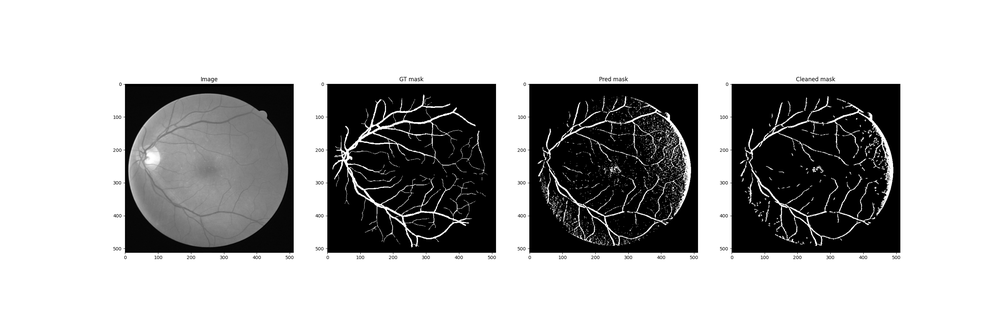
#> input picture Lab3/media/baseline.png, 1000 x 333 px, shrunk from 3000 x 1000 before the run
$ python -i Retina-segmentation-v2.py   (imports and definitions only)
#> lines starting #> are read from the running program, lines starting #| are printed output that depends on the picture; after the words box and inside, x2 and y2 are one past the last pixel; in counts of white or black regions, pixels touching at a corner belong together
# -*- coding: utf-8 -*-
"""
Created on Thu Sep 19 17:14:23 2024

@author: fdiaz
"""
import numpy as np
from pathlib import Path
import matplotlib.pyplot as plt
from skimage.io import imread
from skimage.color import rgb2gray
from skimage.util import img_as_float
from skimage.filters import threshold_otsu, gaussian, threshold_local, median
from skimage.feature import hessian_matrix, hessian_matrix_eigvals
from skimage.restoration import denoise_bilateral
from skimage.exposure import equalize_adapthist
from sklearn.metrics import jaccard_score
from skimage.morphology import remove_small_objects, disk, square, opening, closing, reconstruction
from scipy.ndimage import binary_erosion, binary_fill_holes

Exploration_Color_components = False
Threshold = True
Edges = False

def get_im_paths (im_dir,mk_dir):
    """
    This functions gets the full paths of all de images in the folder
    "im_kdir" and all the masks in the folder "mk_dir"

    Parameters
    ----------
    im_kdir : (str) path to the images from the current directory
    im_dir : (str) path to the masks from the current directory

    Returns
    -------
    im_paths : (list) list of paths to the images in the given folder
    mk_paths : (list) list of paths to the masks in the given folder

    """
#> further down, picture is the input picture: shape (333, 1000, 3); min 0, max 255, mean 180.8

    data_dir= Path('.')
    im_dir = data_dir / im_dir
    mk_dir = data_dir / mk_dir
    im_paths = sorted([f for f in im_dir.glob('*.png') if f.is_file()])
    mk_paths = sorted([f for f in mk_dir.glob('*.png') if f.is_file()])

    print(f"Number of train images: {len(im_paths)}")
    print(f"Number of train masks: {len(mk_paths)}")

    return im_paths, mk_paths

# [27 lines left out: functions plot_N_images, clahe, not called in this run]


def getting_retina_mask (im):

    # RGB to gray
    if im.ndim == 3:
        im_gray = rgb2gray(im)
    else:
        im_gray = im

    blurred_image = gaussian(im_gray, sigma=1)
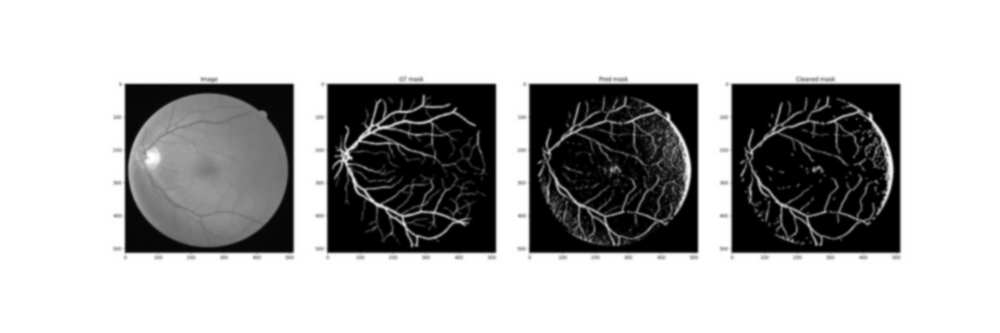
#> blurred_image: shape (333, 1000) float64; min 0, max 1, mean 0.709
    thresh_mask = threshold_otsu(blurred_image)
#> thresh_mask = 0.549
    retina_mask = blurred_image > thresh_mask
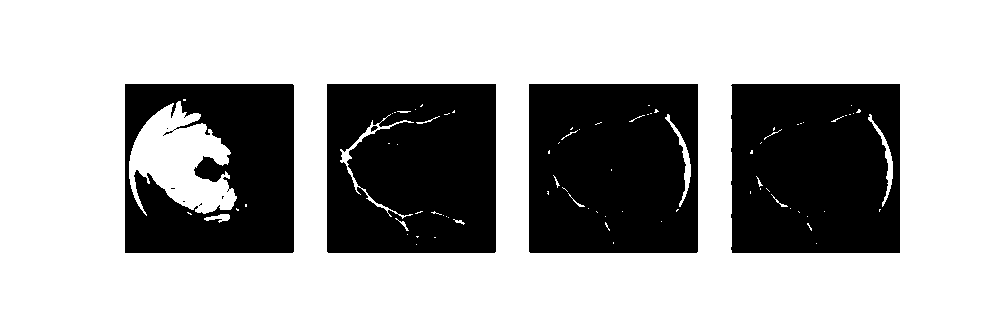
#> retina_mask: shape (333, 1000) bool; 68.5% white; 10 black regions (5 under 20 px), largest, box (x1, y1, x2, y2) and area: (529, 84, 698, 253) 27955, (731, 84, 900, 253) 27842, (327, 84, 496, 253) 27758, (125, 84, 294, 253) 21356, (371, 126, 378, 132) 25
    # [4 lines of commented-out code are left out]

    return retina_mask


# [106 lines left out: functions th_based_segmentation, segmentation_evaluation, not called in this run]


# [1 line not run here, left out]
# Getting the image paths
train_im_paths, train_mk_paths = get_im_paths ('Data/image','Data/mask')

# Reading all images as a list of np.arrays (512,512,3)
# [5 lines not run here, left out]

# [1 line that did not run here, left out]
# [1 line not run here, left out]

>>> import cv2
>>> picture = cv2.cvtColor(cv2.imread('media/baseline.png'), cv2.COLOR_BGR2RGB)
>>> result = getting_retina_mask(picture)
